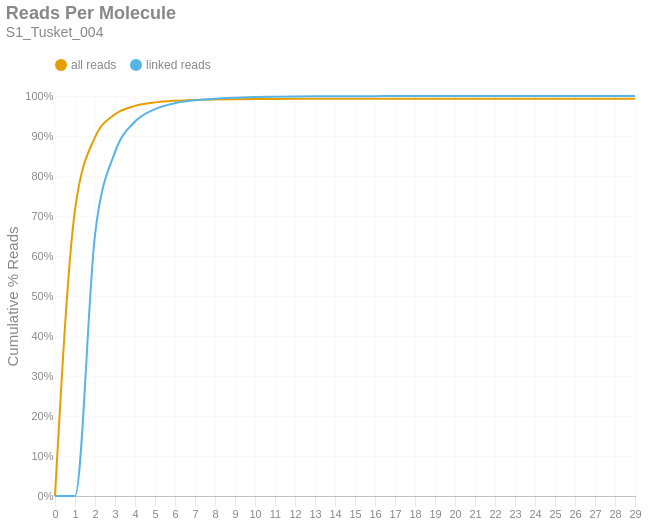

Write notebook code for a chart like this one.
### Markdown cell above
### Reads per Molecule
This chart shows the cumulative distribution of the number of reads per linked molecule. That is, how many alignments are associated with a unique molecule. This excludes the number of reads associated with invalid or absent linked-read barcodes. The `linked` histogram is the percentages recalculated when disregarding singletons.

### Code cell
if SKIPLR:
    print_html(f"Skipped")
else:
    counts = np.bincount(valids['reads'].cast(pl.Int64).to_numpy())
    weighted = counts * np.arange(len(counts))
    all_perc = weighted / n_reads
    linked_perc = weighted / n_linked_reads
    linked_perc[1] = 0
    binned_df = pl.DataFrame({
        'readsper': list(range(len(counts))),
        'all reads (cumsum)': np.cumsum(all_perc).tolist(),
        'linked reads (cumsum)': np.cumsum(linked_perc).tolist(),
    })

    with SafeRender(binned_df):
        (
            density_plot(binned_df, 'Reads Per Molecule', samplename, 'readspmol')
            .encode(
                x=alt.X('readsper:O', title=None).axis(labelAngle=0).scale(padding=0),
                y=alt.Y('value:Q', title='Cumulative % Reads').axis(format='%').stack(False),
                color=alt.Color("key:N").scale(domain=["all reads", "linked reads"]),
                tooltip=[
                    alt.Tooltip("key:N", title="Data Type"),
                    alt.Tooltip("readsper:O", title="Reads Per Molecule"),
                    alt.Tooltip("value:Q", format=".2%", title="% Reads (Cum.)")
                ]            
            )
        ).display()

### Figure 1 — Vega-Lite specification as saved in the notebook (floating-point values rounded to 4 significant figures)
{"width": "container", "height": 400, "config": {"title": {"anchor": "start", "dy": -15, "fontSize": 18, "color": "#888888", "subtitleColor": "#888888", "subtitleFontSize": 14}, "arc": {"fill": "#0072B2"}, "axis": {"domainColor": "#888888", "domainWidth": 0.5, "gridWidth": 0.2, "grid": false, "titleFontWeight": 400, "titleFontSize": 15, "labelFontSize": 11, "labelColor": "#888888", "tickColor": "#888888", "tickWidth": 0.2, "titleColor": "#888888"}, "axisBand": {"grid": false}, "axisX": {"grid": true, "tickSize": 10, "domainCap": "round"}, "axisY": {"domain": false, "grid": true, "tickSize": 0, "domainCap": "round"}, "background": "transparent", "header": {"labelFontSize": 15, "labelColor": "#888888", "titleFontSize": 15, "titleFontWeight": 600, "titleColor": "#888888"}, "legend": {"labelFont": "sans-serif", "labelFontSize": 12, "labelColor": "#888888", "symbolSize": 100, "symbolType": "circle", "titleFontSize": 12, "titlePadding": 10, "titleColor": "#888888", "title": null, "orient": "top"}, "range": {"category": ["#E69F00", "#56B4E9", "#009E73", "#F0E442", "#0072B2", "#D55E00", "#CC79A7", "#000000"], "diverging": ["#cfe8f3", "#a2d4ec", "#73bfe2", "#46abdb", "#1696d2", "#12719e"]}, "area": {"fill": "#0072B2", "fillOpacity": 0.7, "line": true, "strokeOpacity": 0.7}, "line": {"color": "#0072B2", "stroke": "#0072B2", "strokeWidth": 2}, "trail": {"color": "#0072B2", "stroke": "#0072B2", "strokeWidth": 0, "size": 1}, "point": {"filled": true, "fillOpacity": 1.0, "size": 95}, "text": {"color": "#888888", "fontSize": 11, "align": "right", "fontWeight": 400, "size": 11}, "bar": {"fill": "#0072B2", "stroke": null}, "view": {"stroke": null, "continuousWidth": 660, "continuousHeight": 400}}, "data": {"name": "data-b790d279eded8fff3302b736cdadf077"}, "mark": {"type": "line", "interpolate": "monotone", "point": {"opacity": 0, "size": 275}}, "encoding": {"color": {"field": "key", "scale": {"domain": ["all reads", "linked reads"]}, "type": "nominal"}, "tooltip": [{"field": "key", "title": "Data Type", "type": "nominal"}, {"field": "readsper", "title": "Reads Per Molecule", "type": "ordinal"}, {"field": "value", "format": ".2%", "title": "% Reads (Cum.)", "type": "quantitative"}], "x": {"axis": {"labelAngle": 0}, "field": "readsper", "scale": {"padding": 0}, "title": null, "type": "ordinal"}, "y": {"axis": {"format": "%"}, "field": "value", "stack": false, "title": "Cumulative % Reads", "type": "quantitative"}}, "params": [{"name": "param_c36ac31b6afebe62", "select": {"type": "point", "fields": ["key"]}, "bind": "legend"}], "title": {"text": "Reads Per Molecule", "subtitle": "S1_Tusket_004"}, "transform": [{"fold": ["all reads (cumsum)", "linked reads (cumsum)"]}, {"calculate": "replace(datum.key, ' (cumsum)', '')", "as": "key"}, {"filter": {"param": "param_c36ac31b6afebe62"}}], "usermeta": {"embedOptions": {"downloadFileName": "S1_Tusket_004.readspmol"}}, "$schema": "https://vega.github.io/schema/vega-lite/v6.1.0.json", "datasets": {"data-b790d279eded8fff3302b736cdadf077": [{"readsper": 0, "all reads (cumsum)": 0.0, "linked reads (cumsum)": 0.0}, {"readsper": 1, "all reads (cumsum)": 0.7152, "linked reads (cumsum)": 0.0}, {"readsper": 2, "all reads (cumsum)": 0.8967, "linked reads (cumsum)": 0.6529}, {"readsper": 3, "all reads (cumsum)": 0.9542, "linked reads (cumsum)": 0.8597}, {"readsper": 4, "all reads (cumsum)": 0.9754, "linked reads (cumsum)": 0.9361}, {"readsper": 5, "all reads (cumsum)": 0.9841, "linked reads (cumsum)": 0.9674}, {"readsper": 6, "all reads (cumsum)": 0.9882, "linked reads (cumsum)": 0.9821}, {"readsper": 7, "all reads (cumsum)": 0.9902, "linked reads (cumsum)": 0.9894}, {"readsper": 8, "all reads (cumsum)": 0.9913, "linked reads (cumsum)": 0.9934}, {"readsper": 9, "all reads (cumsum)": 0.9919, "linked reads (cumsum)": 0.9956}, {"readsper": 10, "all reads (cumsum)": 0.9924, "linked reads (cumsum)": 0.9972}, {"readsper": 11, "all reads (cumsum)": 0.9926, "linked reads (cumsum)": 0.9981}, {"readsper": 12, "all reads (cumsum)": 0.9928, "linked reads (cumsum)": 0.9988}, {"readsper": 13, "all reads (cumsum)": 0.9929, "linked reads (cumsum)": 0.9992}, {"readsper": 14, "all reads (cumsum)": 0.993, "linked reads (cumsum)": 0.9994}, {"readsper": 15, "all reads (cumsum)": 0.993, "linked reads (cumsum)": 0.9996}, {"readsper": 16, "all reads (cumsum)": 0.993, "linked reads (cumsum)": 0.9997}, {"readsper": 17, "all reads (cumsum)": 0.9931, "linked reads (cumsum)": 0.9997}, {"readsper": 18, "all reads (cumsum)": 0.9931, "linked reads (cumsum)": 0.9998}, {"readsper": 19, "all reads (cumsum)": 0.9931, "linked reads (cumsum)": 0.9998}, {"readsper": 20, "all reads (cumsum)": 0.9931, "linked reads (cumsum)": 0.9999}, {"readsper": 21, "all reads (cumsum)": 0.9931, "linked reads (cumsum)": 0.9999}, {"readsper": 22, "all reads (cumsum)": 0.9931, "linked reads (cumsum)": 0.9999}, {"readsper": 23, "all reads (cumsum)": 0.9931, "linked reads (cumsum)": 0.9999}, {"readsper": 24, "all reads (cumsum)": 0.9931, "linked reads (cumsum)": 0.9999}, {"readsper": 25, "all reads (cumsum)": 0.9931, "linked reads (cumsum)": 0.9999}, {"readsper": 26, "all reads (cumsum)": 0.9931, "linked reads (cumsum)": 0.9999}, {"readsper": 27, "all reads (cumsum)": 0.9931, "linked reads (cumsum)": 1.0}, {"readsper": 28, "all reads (cumsum)": 0.9931, "linked reads (cumsum)": 1.0}, {"readsper": 29, "all reads (cumsum)": 0.9931, "linked reads (cumsum)": 1.0}]}}
